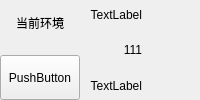
            <widget class="QWidget" name="wdg_current_env_page_base" native="true">
             <property name="sizePolicy">
              <sizepolicy hsizetype="Expanding" vsizetype="Expanding">
               <horstretch>0</horstretch>
               <verstretch>30</verstretch>
              </sizepolicy>
             </property>
             <property name="wdg_group" stdset="0">
              <string>area_widget</string>
             </property>
             <layout class="QHBoxLayout" name="horizontalLayout_34">
              <property name="spacing">
               <number>10</number>
              </property>
              <property name="leftMargin">
               <number>0</number>
              </property>
              <property name="topMargin">
               <number>0</number>
              </property>
              <property name="rightMargin">
               <number>0</number>
              </property>
              <property name="bottomMargin">
               <number>0</number>
              </property>
              <item>
               <widget class="QWidget" name="widget_25" native="true">
                <property name="sizePolicy">
                 <sizepolicy hsizetype="Expanding" vsizetype="Expanding">
                  <horstretch>10</horstretch>
                  <verstretch>0</verstretch>
                 </sizepolicy>
                </property>
                <layout class="QVBoxLayout" name="verticalLayout_8">
                 <property name="spacing">
                  <number>10</number>
                 </property>
                 <property name="leftMargin">
                  <number>0</number>
                 </property>
                 <property name="topMargin">
                  <number>0</number>
                 </property>
                 <property name="rightMargin">
                  <number>0</number>
                 </property>
                 <property name="bottomMargin">
                  <number>0</number>
                 </property>
                 <item>
                  <widget class="QLabel" name="lb_env_current_title_page_base">
                   <property name="sizePolicy">
                    <sizepolicy hsizetype="Expanding" vsizetype="Expanding">
                     <horstretch>10</horstretch>
                     <verstretch>0</verstretch>
                    </sizepolicy>
                   </property>
                   <property name="text">
                    <string>当前环境</string>
                   </property>
                   <property name="alignment">
                    <set>Qt::AlignCenter</set>
                   </property>
                  </widget>
                 </item>
                 <item>
                  <widget class="QPushButton" name="pb_to_env_setting">
                   <property name="sizePolicy">
                    <sizepolicy hsizetype="Expanding" vsizetype="Expanding">
                     <horstretch>0</horstretch>
                     <verstretch>0</verstretch>
                    </sizepolicy>
                   </property>
                   <property name="cursor">
                    <cursorShape>PointingHandCursor</cursorShape>
                   </property>
                   <property name="text">
                    <string>PushButton</string>
                   </property>
                  </widget>
                 </item>
                </layout>
               </widget>
              </item>
              <item>
               <widget class="QWidget" name="widget_23" native="true">
                <property name="sizePolicy">
                 <sizepolicy hsizetype="Expanding" vsizetype="Expanding">
                  <horstretch>100</horstretch>
                  <verstretch>0</verstretch>
                 </sizepolicy>
                </property>
                <layout class="QGridLayout" name="gridLayout_9">
                 <property name="leftMargin">
                  <number>0</number>
                 </property>
                 <property name="topMargin">
                  <number>0</number>
                 </property>
                 <property name="rightMargin">
                  <number>0</number>
                 </property>
                 <property name="bottomMargin">
                  <number>0</number>
                 </property>
                 <property name="horizontalSpacing">
                  <number>20</number>
                 </property>
                 <item row="1" column="1">
                  <widget class="QLabel" name="lb_env_current_path_page_base">
                   <property name="sizePolicy">
                    <sizepolicy hsizetype="Expanding" vsizetype="Expanding">
                     <horstretch>0</horstretch>
                     <verstretch>0</verstretch>
                    </sizepolicy>
                   </property>
                   <property name="text">
                    <string/>
                   </property>
                  </widget>
                 </item>
                 <item row="2" column="1">
                  <widget class="QLabel" name="lb_env_current_pyinstaller_path_page_base">
                   <property name="sizePolicy">
                    <sizepolicy hsizetype="Expanding" vsizetype="Expanding">
                     <horstretch>0</horstretch>
                     <verstretch>0</verstretch>
                    </sizepolicy>
                   </property>
                   <property name="text">
                    <string/>
                   </property>
                  </widget>
                 </item>
                 <item row="0" column="1">
                  <widget class="QLabel" name="lb_env_current_name_page_base">
                   <property name="sizePolicy">
                    <sizepolicy hsizetype="Expanding" vsizetype="Expanding">
                     <horstretch>0</horstretch>
                     <verstretch>0</verstretch>
                    </sizepolicy>
                   </property>
                   <property name="text">
                    <string/>
                   </property>
                  </widget>
                 </item>
                 <item row="0" column="0">
                  <widget class="QLabel" name="lb_lb_env_current_name_page_base">
                   <property name="text">
                    <string>TextLabel</string>
                   </property>
                   <property name="alignment">
                    <set>Qt::AlignRight|Qt::AlignTrailing|Qt::AlignVCenter</set>
                   </property>
                  </widget>
                 </item>
                 <item row="1" column="0">
                  <widget class="QLabel" name="lb_lb_env_current_path_page_base">
                   <property name="text">
                    <string>111</string>
                   </property>
                   <property name="alignment">
                    <set>Qt::AlignRight|Qt::AlignTrailing|Qt::AlignVCenter</set>
                   </property>
                  </widget>
                 </item>
                 <item row="2" column="0">
                  <widget class="QLabel" name="lb_lb_env_current_pyinstaller_path_page_base">
                   <property name="text">
                    <string>TextLabel</string>
                   </property>
                   <property name="alignment">
                    <set>Qt::AlignRight|Qt::AlignTrailing|Qt::AlignVCenter</set>
                   </property>
                  </widget>
                 </item>
                </layout>
               </widget>
              </item>
              <item>
               <widget class="QWidget" name="widget_24" native="true">
                <property name="sizePolicy">
                 <sizepolicy hsizetype="Expanding" vsizetype="Expanding">
                  <horstretch>4</horstretch>
                  <verstretch>0</verstretch>
                 </sizepolicy>
                </property>
               </widget>
              </item>
              <item>
               <widget class="QLabel" name="lb_env_current_check_install_page_base">
                <property name="sizePolicy">
                 <sizepolicy hsizetype="Expanding" vsizetype="Expanding">
                  <horstretch>12</horstretch>
                  <verstretch>0</verstretch>
                 </sizepolicy>
                </property>
                <property name="text">
                 <string/>
                </property>
                <property name="alignment">
                 <set>Qt::AlignCenter</set>
                </property>
               </widget>
              </item>
             </layout>
            </widget>
